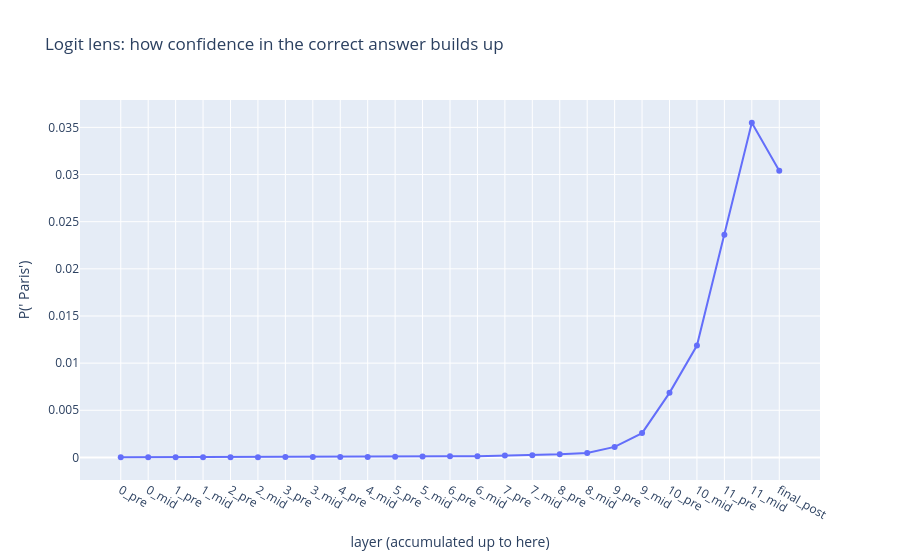

The notebook cell this image was saved under:
### Markdown cell above
## Logit lens: prediction confidence by layer

`cache.accumulated_resid` gives you the residual stream summed up to (and
including) each layer. Apply the model's final layer norm and unembedding to
each one.

### Code cell
accumulated = cache.accumulated_resid(layer=-1, incl_mid=True, return_labels=True)
resid_stack, labels = accumulated

# apply_ln_to_stack handles the final LayerNorm correctly (it's per-position, not global)
scaled = cache.apply_ln_to_stack(resid_stack, layer=-1)
logit_lens_logits = scaled @ model.W_U  # [n_points, batch, pos, d_vocab]

last_pos_logits = logit_lens_logits[:, 0, -1, :]  # last token position, only batch item
target_logit = last_pos_logits[:, correct_token]
probs = last_pos_logits.softmax(dim=-1)[:, correct_token]

px.line(x=labels, y=probs.cpu(), markers=True,
        labels=dict(x="layer (accumulated up to here)", y="P(' Paris')"),
        title="Logit lens: how confidence in the correct answer builds up").show()

### Figure 1 — Plotly figure (JSON) as saved in the notebook; plotly's stock layout.template omitted (floating-point values rounded to 4 significant figures)
{"data": [{"hovertemplate": "layer (accumulated up to here)=%{x}<br>P(' Paris')=%{y}<extra></extra>", "legendgroup": "", "line": {"color": "#636efa", "dash": "solid"}, "marker": {"symbol": "circle"}, "mode": "lines+markers", "name": "", "orientation": "v", "showlegend": false, "type": "scatter", "x": ["0_pre", "0_mid", "1_pre", "1_mid", "2_pre", "2_mid", "3_pre", "3_mid", "4_pre", "4_mid", "5_pre", "5_mid", "6_pre", "6_mid", "7_pre", "7_mid", "8_pre", "8_mid", "9_pre", "9_mid", "10_pre", "10_mid", "11_pre", "11_mid", "final_post"], "xaxis": "x", "y": [1.961e-05, 2.166e-05, 2.359e-05, 2.567e-05, 2.592e-05, 2.613e-05, 3.313e-05, 3.934e-05, 4.912e-05, 5.382e-05, 7.174e-05, 0.0001042, 0.0001139, 0.0001306, 0.0001956, 0.0002329, 0.0003327, 0.0004751, 0.001115, 0.00258, 0.006849, 0.01186, 0.02361, 0.03549, 0.03041], "yaxis": "y"}], "layout": {"legend": {"tracegroupgap": 0}, "title": {"text": "Logit lens: how confidence in the correct answer builds up"}, "xaxis": {"anchor": "y", "domain": [0, 1], "title": {"text": "layer (accumulated up to here)"}}, "yaxis": {"anchor": "x", "domain": [0, 1], "title": {"text": "P(' Paris')"}}}}
